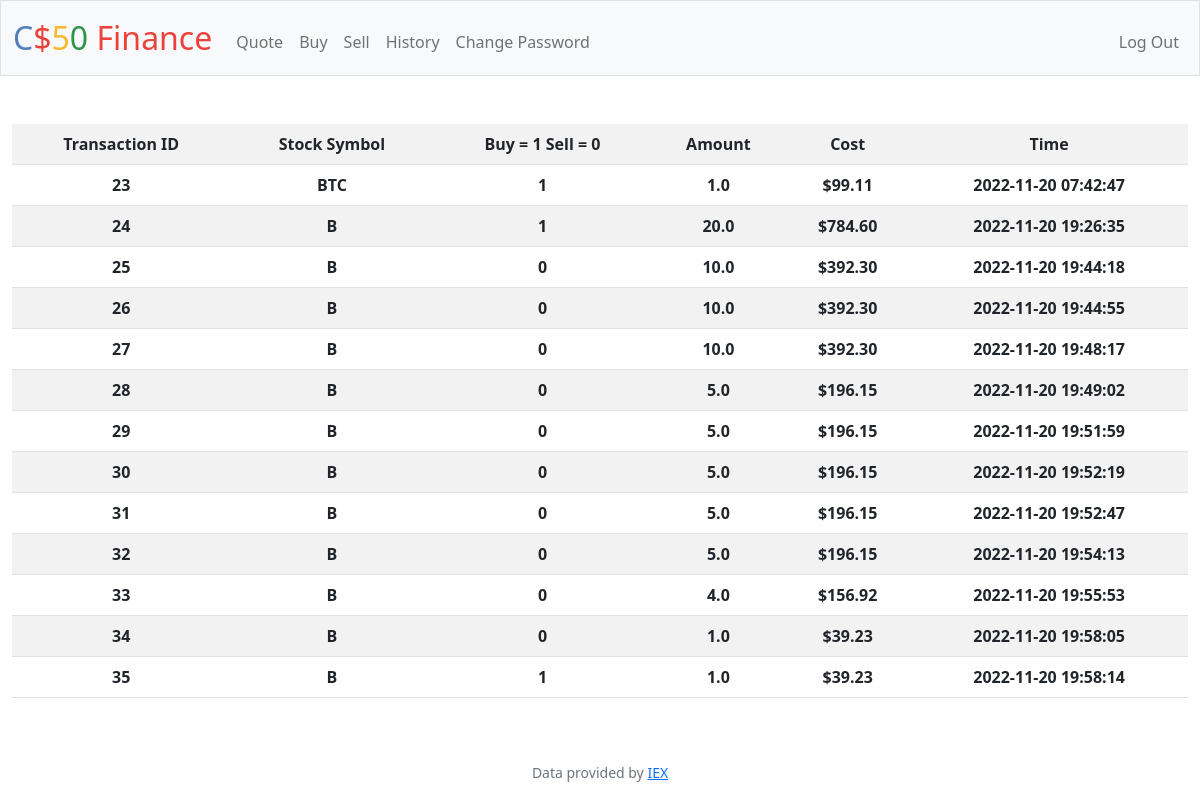
The app's page /history (signed in) with its own data.
### tables this page shows
CREATE TABLE buy_sell (transaction_id INTEGER PRIMARY KEY AUTOINCREMENT NOT NULL,  account_id int, stock_symbol VARCHAR , buy_sell bool, amount float, cost float, time datetime);

### app.py (the view)
@app.route("/history")
@login_required
def history():
    history = db.execute("SELECT transaction_id, stock_symbol, buy_sell, amount, cost, time FROM buy_sell")
    return render_template("history.html", history=history, len=len, range=range, usd=usd)

### app.py (called while the page is built)
@app.after_request
def after_request(response):
    response.headers["Cache-Control"] = "no-cache, no-store, must-revalidate"
    response.headers["Expires"] = 0
    response.headers["Pragma"] = "no-cache"
    return response

### helpers.py (called while the page is built)
def login_required(f):
    @wraps(f)
    def decorated_function(*args, **kwargs):
        if session.get("user_id") is None:
            return redirect("/login")
        return f(*args, **kwargs)
    return decorated_function

def usd(value):
    return f"${value:,.2f}"

### templates/history.html (shortened to what this page needs)
{% extends "layout.html" %}
{% block main %}
<table class="table table-striped">
    <tr>
        <th>Transaction ID</th>
        <th>Stock Symbol</th>
        <th>Buy = 1 Sell = 0</th>
        <th>Amount</th>
        <th>Cost</th>
        <th>Time</th>
    </tr>
    {% for i in range(len(history)) %}
    <tr>
        <th>{{history[i]["transaction_id"]}}</th>
        <th>{{history[i]["stock_symbol"]}}</th>
        <th>{{history[i]["buy_sell"]}}</th>
        <th>{{history[i]["amount"]}}</th>
        <th>{{usd(history[i]["cost"])}}</th>
        <th>{{history[i]["time"]}}</th>
    </tr>
    {% endfor %}
</table>
{% endblock %}

### templates/layout.html (shortened to what this page needs)
<!DOCTYPE html>
<html lang="en">
    <head>
        <link href="https://cdn.jsdelivr.net/npm/bootstrap@5.1.3/dist/css/bootstrap.min.css" rel="stylesheet">
        <link href="/static/styles.css" rel="stylesheet">
    </head>
    <body>
        <nav class="bg-light border navbar navbar-expand-md navbar-light">
            <div class="container-fluid">
                <a class="navbar-brand" href="/"><span class="blue">C</span><span class="red">$</span><span class="yellow">5</span><span class="green">0</span> <span class="red">Finance</span></a>
                <div class="collapse navbar-collapse" id="navbar">
                    {% if session["user_id"] %}
                        <ul class="navbar-nav me-auto mt-2">
                            <li class="nav-item"><a class="nav-link" href="/quote">Quote</a></li>
                            <li class="nav-item"><a class="nav-link" href="/buy">Buy</a></li>
                            <li class="nav-item"><a class="nav-link" href="/sell">Sell</a></li>
                            <li class="nav-item"><a class="nav-link" href="/history">History</a></li>
                            <li class="nav-item"><a class="nav-link" href="/change_password">Change Password</a></li>
                        </ul>
                        <ul class="navbar-nav ms-auto mt-2">
                            <li class="nav-item"><a class="nav-link" href="/logout">Log Out</a></li>
                        </ul>
                    {% else %}
                        <ul class="navbar-nav ms-auto mt-2">
                            <li class="nav-item"><a class="nav-link" href="/register">Register</a></li>
                            <li class="nav-item"><a class="nav-link" href="/login">Log In</a></li>
                        </ul>
                    {% endif %}
                </div>
            </div>
        </nav>
        <main class="container-fluid py-5 text-center">
            {% block main %}{% endblock %}
        </main>
        <footer class="mb-5 small text-center text-muted">
            Data provided by <a href="https://iexcloud.io/">IEX</a>
        </footer>
    </body>
</html>

### static/styles.css (style rules this page uses)
nav .navbar-brand { font-size: xx-large; }
nav .navbar-brand .blue { color: #537fbe; }
nav .navbar-brand .red { color: #ea433b; }
nav .navbar-brand .yellow { color: #f5b82e; }
nav .navbar-brand .green { color: #2e944b; }

### records on screen
buy_sell: transaction_id "23", stock_symbol "BTC", buy_sell "1", amount "1.0", cost "$99.11", time "2022-11-20 07:42:47"
buy_sell: transaction_id "24", stock_symbol "B", buy_sell "1", amount "20.0", cost "$784.60", time "2022-11-20 19:26:35"
buy_sell: transaction_id "25", stock_symbol "B", buy_sell "0", amount "10.0", cost "$392.30", time "2022-11-20 19:44:18"
buy_sell: transaction_id "26", stock_symbol "B", buy_sell "0", amount "10.0", cost "$392.30", time "2022-11-20 19:44:55"
buy_sell: transaction_id "27", stock_symbol "B", buy_sell "0", amount "10.0", cost "$392.30", time "2022-11-20 19:48:17"
buy_sell: transaction_id "28", stock_symbol "B", buy_sell "0", amount "5.0", cost "$196.15", time "2022-11-20 19:49:02"
buy_sell: transaction_id "29", stock_symbol "B", buy_sell "0", amount "5.0", cost "$196.15", time "2022-11-20 19:51:59"
buy_sell: transaction_id "30", stock_symbol "B", buy_sell "0", amount "5.0", cost "$196.15", time "2022-11-20 19:52:19"
buy_sell: transaction_id "31", stock_symbol "B", buy_sell "0", amount "5.0", cost "$196.15", time "2022-11-20 19:52:47"
buy_sell: transaction_id "32", stock_symbol "B", buy_sell "0", amount "5.0", cost "$196.15", time "2022-11-20 19:54:13"
buy_sell: transaction_id "33", stock_symbol "B", buy_sell "0", amount "4.0", cost "$156.92", time "2022-11-20 19:55:53"
buy_sell: transaction_id "34", stock_symbol "B", buy_sell "0", amount "1.0", cost "$39.23", time "2022-11-20 19:58:05"
buy_sell: transaction_id "35", stock_symbol "B", buy_sell "1", amount "1.0", cost "$39.23", time "2022-11-20 19:58:14"
